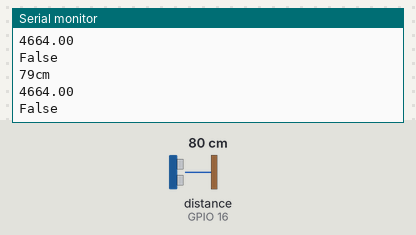
Bench run of a sketch on a simulated ESP32. Parts: the last lines printed to the serial monitor. Wiring (inferred from the names in the program): ultrasonic range finder: trigger GPIO 4; echo GPIO 16. Inputs (shaded band) come from the test bench; at power-on: distance to the obstacle (sensor on GPIO 16) 80 cm. The echo pulse lasts 58.3 µs per cm; WiFi joins after 1.5 s; servers stay silent unless stated; no MQTT or app messages arrive unless stated.

Above: at 3.2 s.
3.3 s: distance to the obstacle (sensor on GPIO 16) set to 2 cm
At 4.9 s:
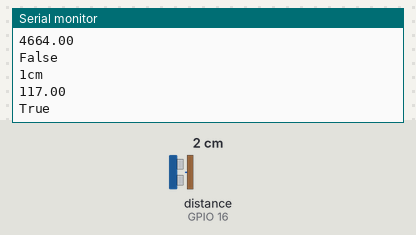
6.5 s: distance to the obstacle (sensor on GPIO 16) set to 4 cm
At 7.6 s:
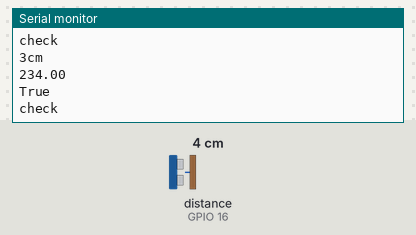
Timing chart, 0 to 9.5 s (numbered marks = the images above; inputs shaded):
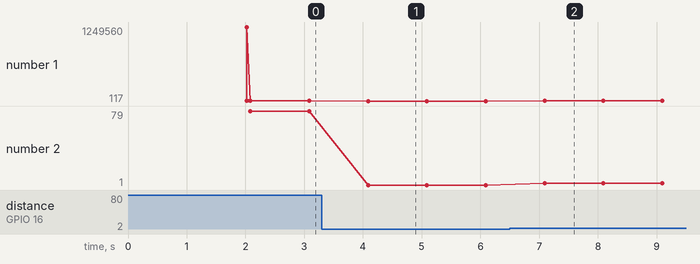

Measured:
- after the input at 3.3 s, the serial monitor: prints a new line after 0.79 s (image 1)
- after the input at 6.5 s, the serial monitor: prints a new line after 0.59 s (image 2)
- plotted number 1: 4664 → 117 after the input at 3.3 s, 117 → 234 after the input at 6.5 s
- plotted number 2: 79 → 1 after the input at 3.3 s, 1 → 3 after the input at 6.5 s

The sketch:

garbage.ino
```cpp
#include <ArduinoJson.h>
#include <WiFi.h>
#include <PubSubClient.h>

#define Trig 4
#define Echo 16
int check = 0;

//=============================
const char* ssid = "Apex_TPLink";
const char* password = "ACME70472615";
//const char* ssid = "JASON";
//const char* password = "96116157";
//=============================
const char* mqtt_server = "210.68.227.123";
const char* clientID = "ESP32";      // 用戶端ID，隨意設定。
const char* mqttUserName = "acme";  // mqtt使用者名稱
const char* mqttPwd = "85024828";  // MQTT密碼
const char* pub_topic = "Garbage";
//const char* sub_topic = "Test";
//=============================
WiFiClient espClient;
PubSubClient client(espClient);
unsigned long lastMsg = 0;
#define MSG_BUFFER_SIZE  (50)
char msg[MSG_BUFFER_SIZE];
//=============================
unsigned long times = 0;
int gBoardID = -1;
//=============================
DynamicJsonDocument doc(1024);

void setup_wifi()
{
  delay(10);
  Serial.println();
  Serial.print("Connecting to ");
  Serial.println(ssid);

  WiFi.mode(WIFI_STA);
  WiFi.begin(ssid, password);

  while (WiFi.status() != WL_CONNECTED) {
    delay(1000);
    Serial.print(".");
  }
  Serial.println("");
  Serial.println("WiFi connected");
  Serial.println("IP address: ");
  Serial.println(WiFi.localIP());
}

void callback(char* topic, byte* payload, unsigned int length) {
  String info = "";
  for (int i = 0; i < length; i++) {
    info += (char)payload[i];
    //Serial.print((char)payload[i]);
  }
  Serial.println(info);
  GetJSON(info);
}

void reconnect() {
  while (!client.connected()) {
    Serial.print("Attempting MQTT connection...");
    if (client.connect(clientID, mqttUserName, mqttPwd)) {
      Serial.println("connected");
      //=======================================================================
      //client.publish(pub_topic, "ESP8266 connected");
      //client.subscribe(sub_topic);
      //=======================================================================
    } else {
      Serial.print("failed, rc=");
      Serial.print(client.state());
      Serial.println(" try again in 3 seconds");
      delay(3000);
    }
  }
}

void setup() {
  Serial.begin(115200);
  gBoardID = getBoardID(WiFi.macAddress());
  delay(10);
  setup_wifi();
  client.setServer(mqtt_server, 3881);
  client.setCallback(callback);
  delay(1);
  Serial.println(gBoardID);

  Serial.begin(115200);
  pinMode(Trig,OUTPUT);
  pinMode(Echo,INPUT);
}

int Distance(int EchoTime){
  return EchoTime*34/2/1000;
}

void GetJSON(String str_json) {
  //id:null,power:0
  deserializeJson(doc, str_json);
  JsonObject obj = doc.as<JsonObject>();
  int esp_id = obj["id"];
  bool esp_power = obj["power"];
  Serial.print("id:");
  Serial.print(esp_id);
  Serial.print(",power:");
  Serial.println(esp_power);
  if (esp_id == gBoardID) {
    Serial.println("This is my ID, so I'll doing something!!");
    Serial.println(gBoardID);
  }
}

//=======================================================================
int getBoardID(String MacAddress)
{
  String mac0 = getValue(MacAddress, ':', 0);
  String mac4 = getValue(MacAddress, ':', 4);
  String mac5 = getValue(MacAddress, ':', 5);

  int rtn = hexToDec(mac0) * hexToDec(mac4) * hexToDec(mac5);

  return rtn;
}

String getValue(String data, char separator, int index)
{
  int found = 0;
  int strIndex[] = {0, -1};
  int maxIndex = data.length() - 1;

  for (int i = 0; i <= maxIndex && found <= index; i++) {
    if (data.charAt(i) == separator || i == maxIndex) {
      found++;
      strIndex[0] = strIndex[1] + 1;
      strIndex[1] = (i == maxIndex) ? i + 1 : i;
    }
  }

  return found > index ? data.substring(strIndex[0], strIndex[1]) : "";
}

int hexToDec(String Hex)
{
  int stringLen = Hex.length() + 1;

  char hexInChar[stringLen];
  Hex.toCharArray(hexInChar, stringLen);

  return strtol(hexInChar, 0, 16);
}

void loop() {
  if (millis() - times > 1000) {
    if (!client.connected()) {
      reconnect();
    }
    client.loop();
    times = millis();

  digitalWrite(Trig, HIGH);
  delayMicroseconds(10);
  digitalWrite(Trig, LOW);

  float EchoTime = pulseIn(Echo, HIGH);
  Serial.print(Distance(EchoTime));
  Serial.println("cm");
  Serial.println(EchoTime);

  if(Distance(EchoTime)<=10 || Distance(EchoTime)>=1000){
    check++;
    Serial.println("True");
    if(check>=3){
      client.publish(pub_topic, "1");
      Serial.println("check");
    }
    else{
      client.publish(pub_topic, "0");
    }
  }
  else{
    Serial.println("False");
    client.publish(pub_topic, "0");
    check = 0;
  }

  delay(1000); //delay 10s
  }
}
```
